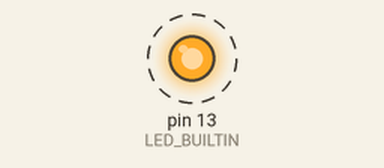
This sketch was run on a simulated Arduino Uno, built with avr-gcc and run on an emulated ATmega328P. Shown: output pins drawn as LEDs (lit = HIGH). Dashed ring = blinking. What the sketch prints to the serial monitor is not drawn.

Above: at 0.5 s.
Timing chart, 0 to 4.6 s (numbered marks = the images above):
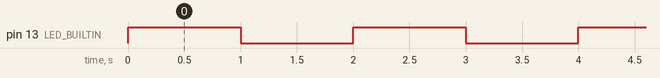

Measured:
- by itself, pin 13 (LED_BUILTIN): alternates HIGH for 1.0 s and LOW for 1.0 s

The sketch:

sketch_aug04a.ino
```cpp
// C++ code
//
void setup()
{
  pinMode(LED_BUILTIN, OUTPUT);
  Serial.begin(9600);
  Serial.println("Sistema Iniciado");
}

void loop()
{
  digitalWrite(LED_BUILTIN, HIGH);
  Serial.println("Led Ligado");
  delay(1000); // Wait for 1000 millisecond(s)
  digitalWrite(LED_BUILTIN, LOW);
  Serial.println("Led Desligado");
  delay(1000); // Wait for 1000 millisecond(s)
}
```
